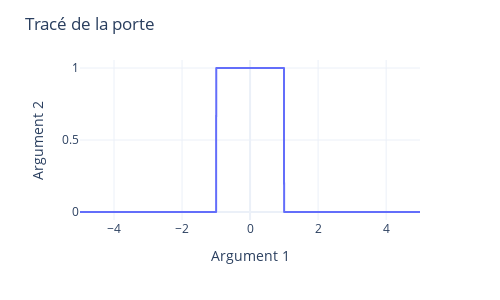

The notebook cell saved with this chart:
### Code cell
# fichier python du TP1 de SSL
# Nathan CHOPIN
# 7/11/24

import numpy as np
import pandas as pd
import plotly.express as px

# fonction porte de T
def porte(t,T):
    y=(abs(t)<T/2)
    return np.float16(y)

D = 5 # s
N = 2000
t = np.linspace(-D,D,N,endpoint=False) # = 1/N * np.arange(N) -D
T = 2

# I) Creer sa structure de données
df = pd.DataFrame({'temps':t, 'signal':porte(t,T)})

# II) Creer sa figure
fig = px.line(df, x='temps', y='signal')

# III) Creer son layout
fig.update_layout(xaxis_title='Argument 1', yaxis_title='Argument 2',
#xaxis_range=..., yaxis_range=..., # if needed
title = 'Tracé de la porte',
template='plotly_white', width=500, height=300)

# IV) Afficher
fig.show()

### Figure 1 — Plotly figure (JSON) as saved in the notebook; plotly's stock layout.template omitted (floating-point values rounded to 4 significant figures; data arrays with more than 128 entries replaced by an {"elided": "..."} marker saying what was removed)
{"data": [{"hovertemplate": "temps=%{x}<br>signal=%{y}<extra></extra>", "legendgroup": "", "line": {"color": "#636efa", "dash": "solid"}, "marker": {"symbol": "circle"}, "mode": "lines", "name": "", "showlegend": false, "type": "scattergl", "x": {"elided": "2000 float values"}, "xaxis": "x", "y": {"elided": "2000 int values"}, "yaxis": "y"}], "layout": {"height": 300, "legend": {"tracegroupgap": 0}, "margin": {"t": 60}, "title": {"text": "Tracé de la porte"}, "width": 500, "xaxis": {"anchor": "y", "domain": [0, 1], "title": {"text": "Argument 1"}}, "yaxis": {"anchor": "x", "domain": [0, 1], "title": {"text": "Argument 2"}}}}
